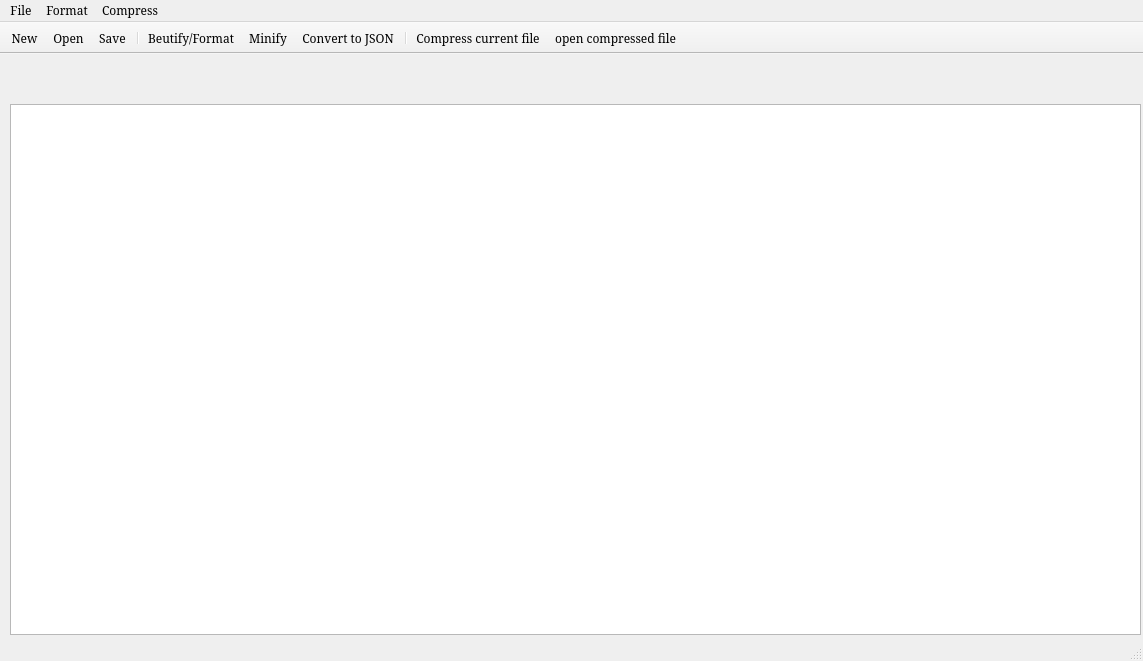
<?xml version="1.0" encoding="UTF-8"?>
<ui version="4.0">
 <class>MainWindow</class>
 <widget class="QMainWindow" name="MainWindow">
  <property name="geometry">
   <rect>
    <x>0</x>
    <y>0</y>
    <width>1143</width>
    <height>661</height>
   </rect>
  </property>
  <property name="font">
   <font>
    <family>MS Serif</family>
   </font>
  </property>
  <property name="windowTitle">
   <string>MainWindow</string>
  </property>
  <widget class="QWidget" name="centralwidget">
   <widget class="QWidget" name="verticalLayoutWidget">
    <property name="geometry">
     <rect>
      <x>10</x>
      <y>50</y>
      <width>1131</width>
      <height>531</height>
     </rect>
    </property>
    <layout class="QVBoxLayout" name="verticalLayout">
     <item>
      <widget class="QTextEdit" name="textEdit">
       <property name="font">
        <font>
         <family>Arial</family>
         <pointsize>12</pointsize>
        </font>
       </property>
       <property name="focusPolicy">
        <enum>Qt::StrongFocus</enum>
       </property>
       <property name="autoFillBackground">
        <bool>false</bool>
       </property>
       <property name="lineWidth">
        <number>1</number>
       </property>
       <property name="midLineWidth">
        <number>0</number>
       </property>
       <property name="sizeAdjustPolicy">
        <enum>QAbstractScrollArea::AdjustToContentsOnFirstShow</enum>
       </property>
       <property name="lineWrapMode">
        <enum>QTextEdit::NoWrap</enum>
       </property>
       <property name="readOnly">
        <bool>false</bool>
       </property>
       <property name="html">
        <string>&lt;!DOCTYPE HTML PUBLIC &quot;-//W3C//DTD HTML 4.0//EN&quot; &quot;http://www.w3.org/TR/REC-html40/strict.dtd&quot;&gt;
&lt;html&gt;&lt;head&gt;&lt;meta name=&quot;qrichtext&quot; content=&quot;1&quot; /&gt;&lt;style type=&quot;text/css&quot;&gt;
p, li { white-space: pre-wrap; }
&lt;/style&gt;&lt;/head&gt;&lt;body style=&quot; font-family:'Arial','MS Serif'; font-size:12pt; font-weight:400; font-style:normal;&quot;&gt;
&lt;p style=&quot;-qt-paragraph-type:empty; margin-top:0px; margin-bottom:0px; margin-left:0px; margin-right:0px; -qt-block-indent:0; text-indent:0px; font-family:'MS Shell Dlg 2'; font-size:8.25pt;&quot;&gt;&lt;br /&gt;&lt;/p&gt;&lt;/body&gt;&lt;/html&gt;</string>
       </property>
      </widget>
     </item>
    </layout>
   </widget>
  </widget>
  <widget class="QMenuBar" name="menubar">
   <property name="geometry">
    <rect>
     <x>0</x>
     <y>0</y>
     <width>1143</width>
     <height>22</height>
    </rect>
   </property>
   <widget class="QMenu" name="menuFile">
    <property name="title">
     <string>File</string>
    </property>
    <addaction name="actionNew"/>
    <addaction name="actionOpen"/>
    <addaction name="actionSave"/>
    <addaction name="actionSave_As"/>
   </widget>
   <widget class="QMenu" name="menuFormat">
    <property name="title">
     <string>Format</string>
    </property>
    <addaction name="actionBeutify_Format"/>
    <addaction name="actionConvert_to_JSON"/>
    <addaction name="actionMinify"/>
   </widget>
   <widget class="QMenu" name="menuCompress">
    <property name="title">
     <string>Compress</string>
    </property>
    <addaction name="actionCompress_current_file"/>
    <addaction name="actionopen_compressed_file"/>
   </widget>
   <addaction name="menuFile"/>
   <addaction name="menuFormat"/>
   <addaction name="menuCompress"/>
  </widget>
  <widget class="QStatusBar" name="statusbar"/>
  <widget class="QToolBar" name="toolBar">
   <property name="windowTitle">
    <string>toolBar</string>
   </property>
   <property name="statusTip">
    <string/>
   </property>
   <property name="movable">
    <bool>false</bool>
   </property>
   <attribute name="toolBarArea">
    <enum>TopToolBarArea</enum>
   </attribute>
   <attribute name="toolBarBreak">
    <bool>false</bool>
   </attribute>
   <addaction name="actionNew"/>
   <addaction name="actionOpen"/>
   <addaction name="actionSave"/>
   <addaction name="separator"/>
   <addaction name="actionBeutify_Format"/>
   <addaction name="actionMinify"/>
   <addaction name="actionConvert_to_JSON"/>
   <addaction name="separator"/>
   <addaction name="actionCompress_current_file"/>
   <addaction name="actionopen_compressed_file"/>
  </widget>
  <action name="actionNew">
   <property name="icon">
    <iconset resource="recources.qrc">
     <normaloff>:/icons/new.png</normaloff>:/icons/new.png</iconset>
   </property>
   <property name="text">
    <string>New</string>
   </property>
   <property name="toolTip">
    <string>New</string>
   </property>
   <property name="shortcut">
    <string>Ctrl+N</string>
   </property>
  </action>
  <action name="actionOpen">
   <property name="icon">
    <iconset resource="recources.qrc">
     <normaloff>:/icons/open.png</normaloff>:/icons/open.png</iconset>
   </property>
   <property name="text">
    <string>Open</string>
   </property>
   <property name="shortcut">
    <string>Ctrl+O</string>
   </property>
  </action>
  <action name="actionSave">
   <property name="icon">
    <iconset resource="recources.qrc">
     <normaloff>:/icons/floppy-disk.png</normaloff>:/icons/floppy-disk.png</iconset>
   </property>
   <property name="text">
    <string>Save</string>
   </property>
   <property name="shortcut">
    <string>Ctrl+S</string>
   </property>
  </action>
  <action name="actionSave_As">
   <property name="text">
    <string>Save As...</string>
   </property>
   <property name="shortcut">
    <string>Ctrl+Shift+S</string>
   </property>
  </action>
  <action name="actionBeutify_Format">
   <property name="icon">
    <iconset resource="recources.qrc">
     <normaloff>:/icons/352388_format_line_spacing_icon.png</normaloff>:/icons/352388_format_line_spacing_icon.png</iconset>
   </property>
   <property name="text">
    <string>Beutify/Format</string>
   </property>
  </action>
  <action name="actionConvert_to_JSON">
   <property name="icon">
    <iconset resource="recources.qrc">
     <normaloff>:/icons/json (2).png</normaloff>:/icons/json (2).png</iconset>
   </property>
   <property name="text">
    <string>Convert to JSON</string>
   </property>
  </action>
  <action name="actionMinify">
   <property name="icon">
    <iconset resource="recources.qrc">
     <normaloff>:/icons/minify.png</normaloff>:/icons/minify.png</iconset>
   </property>
   <property name="text">
    <string>Minify</string>
   </property>
  </action>
  <action name="actionCompress_current_file">
   <property name="icon">
    <iconset resource="recources.qrc">
     <normaloff>:/icons/compress (1).png</normaloff>:/icons/compress (1).png</iconset>
   </property>
   <property name="text">
    <string>Compress current file</string>
   </property>
  </action>
  <action name="actionopen_compressed_file">
   <property name="icon">
    <iconset resource="recources.qrc">
     <normaloff>:/icons/extract-file-button.png</normaloff>:/icons/extract-file-button.png</iconset>
   </property>
   <property name="text">
    <string>open compressed file</string>
   </property>
  </action>
 </widget>
 <resources>
  <include location="recources.qrc"/>
 </resources>
 <connections/>
</ui>
